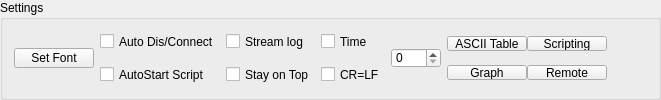
       <widget class="QGroupBox" name="gbSettings">
        <property name="title">
         <string>Settings</string>
        </property>
        <layout class="QHBoxLayout" name="horizontalLayout_7">
         <property name="sizeConstraint">
          <enum>QLayout::SetMinimumSize</enum>
         </property>
         <property name="topMargin">
          <number>0</number>
         </property>
         <property name="bottomMargin">
          <number>0</number>
         </property>
         <item>
          <widget class="QPushButton" name="pbSetFont">
           <property name="maximumSize">
            <size>
             <width>100</width>
             <height>20</height>
            </size>
           </property>
           <property name="text">
            <string>Set Font</string>
           </property>
          </widget>
         </item>
         <item>
          <layout class="QGridLayout" name="gridLayout_6">
           <property name="topMargin">
            <number>2</number>
           </property>
           <property name="bottomMargin">
            <number>2</number>
           </property>
           <item row="0" column="0">
            <widget class="QCheckBox" name="cbAutoConDiscon">
             <property name="maximumSize">
              <size>
               <width>16777215</width>
               <height>15</height>
              </size>
             </property>
             <property name="text">
              <string>Auto Dis/Connect</string>
             </property>
            </widget>
           </item>
           <item row="1" column="0">
            <widget class="QCheckBox" name="cbAutoStartScript">
             <property name="maximumSize">
              <size>
               <width>16777215</width>
               <height>15</height>
              </size>
             </property>
             <property name="text">
              <string>AutoStart Script</string>
             </property>
            </widget>
           </item>
          </layout>
         </item>
         <item>
          <layout class="QVBoxLayout" name="verticalLayout_12">
           <property name="topMargin">
            <number>2</number>
           </property>
           <property name="bottomMargin">
            <number>2</number>
           </property>
           <item>
            <widget class="QCheckBox" name="cbStreamLog">
             <property name="minimumSize">
              <size>
               <width>80</width>
               <height>0</height>
              </size>
             </property>
             <property name="maximumSize">
              <size>
               <width>16777215</width>
               <height>15</height>
              </size>
             </property>
             <property name="text">
              <string>Stream log</string>
             </property>
            </widget>
           </item>
           <item>
            <widget class="QCheckBox" name="cbStayOnTop">
             <property name="minimumSize">
              <size>
               <width>80</width>
               <height>0</height>
              </size>
             </property>
             <property name="maximumSize">
              <size>
               <width>16777215</width>
               <height>15</height>
              </size>
             </property>
             <property name="text">
              <string>Stay on Top</string>
             </property>
            </widget>
           </item>
          </layout>
         </item>
         <item>
          <layout class="QVBoxLayout" name="verticalLayout_11">
           <property name="topMargin">
            <number>2</number>
           </property>
           <property name="bottomMargin">
            <number>2</number>
           </property>
           <item>
            <widget class="QCheckBox" name="cbTime">
             <property name="minimumSize">
              <size>
               <width>60</width>
               <height>0</height>
              </size>
             </property>
             <property name="maximumSize">
              <size>
               <width>60</width>
               <height>15</height>
              </size>
             </property>
             <property name="text">
              <string>Time</string>
             </property>
            </widget>
           </item>
           <item>
            <widget class="QCheckBox" name="cbCReqLF">
             <property name="minimumSize">
              <size>
               <width>60</width>
               <height>0</height>
              </size>
             </property>
             <property name="maximumSize">
              <size>
               <width>16777215</width>
               <height>15</height>
              </size>
             </property>
             <property name="text">
              <string>CR=LF</string>
             </property>
            </widget>
           </item>
          </layout>
         </item>
         <item>
          <widget class="QSpinBox" name="spinBox_3">
           <property name="minimumSize">
            <size>
             <width>50</width>
             <height>0</height>
            </size>
           </property>
           <property name="maximumSize">
            <size>
             <width>16777215</width>
             <height>20</height>
            </size>
           </property>
          </widget>
         </item>
         <item>
          <layout class="QGridLayout" name="gridLayout_7">
           <property name="topMargin">
            <number>2</number>
           </property>
           <property name="bottomMargin">
            <number>2</number>
           </property>
           <property name="spacing">
            <number>0</number>
           </property>
           <item row="0" column="0">
            <widget class="QPushButton" name="pbAsciiTable">
             <property name="maximumSize">
              <size>
               <width>16777215</width>
               <height>15</height>
              </size>
             </property>
             <property name="text">
              <string>ASCII Table</string>
             </property>
            </widget>
           </item>
           <item row="0" column="1">
            <widget class="QPushButton" name="pbScripting">
             <property name="maximumSize">
              <size>
               <width>16777215</width>
               <height>15</height>
              </size>
             </property>
             <property name="text">
              <string>Scripting</string>
             </property>
            </widget>
           </item>
           <item row="1" column="0">
            <widget class="QPushButton" name="pbGraph">
             <property name="maximumSize">
              <size>
               <width>16777215</width>
               <height>15</height>
              </size>
             </property>
             <property name="text">
              <string>Graph</string>
             </property>
            </widget>
           </item>
           <item row="1" column="1">
            <widget class="QPushButton" name="pbRemote">
             <property name="maximumSize">
              <size>
               <width>16777215</width>
               <height>15</height>
              </size>
             </property>
             <property name="text">
              <string>Remote</string>
             </property>
            </widget>
           </item>
          </layout>
         </item>
         <item>
          <spacer name="horizontalSpacer_4">
           <property name="orientation">
            <enum>Qt::Horizontal</enum>
           </property>
           <property name="sizeHint" stdset="0">
            <size>
             <width>40</width>
             <height>20</height>
            </size>
           </property>
          </spacer>
         </item>
        </layout>
       </widget>
